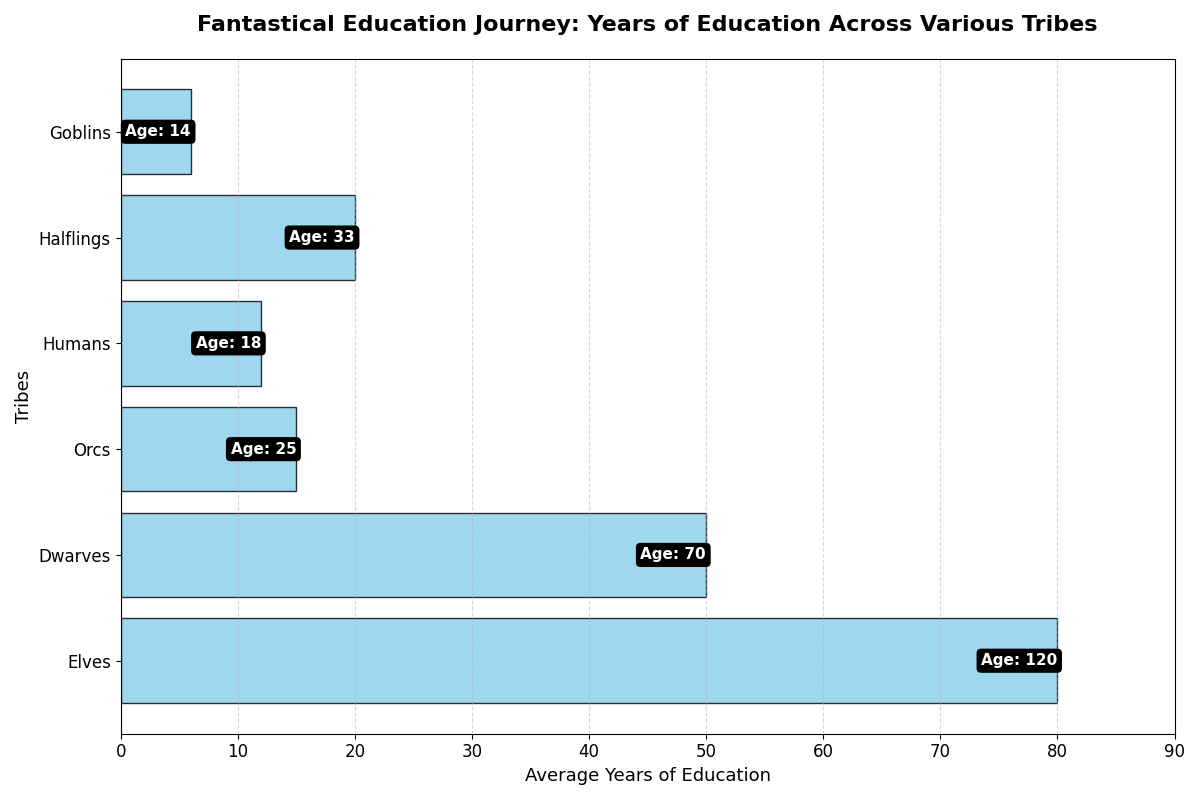

This figure's Python source:
import matplotlib.pyplot as plt
import numpy as np

# Data for the plot
tribes = ['Elves', 'Dwarves', 'Orcs', 'Humans', 'Halflings', 'Goblins']
average_age_adulthood = np.array([120, 70, 25, 18, 33, 14])  # in years
average_years_education = np.array([80, 50, 15, 12, 20, 6])  # in years

# Horizontal bar chart
fig, ax = plt.subplots(figsize=(12, 8))
ax.barh(tribes, average_years_education, color='skyblue', edgecolor='black', alpha=0.8)

# Title and labels
ax.set_title('Fantastical Education Journey: Years of Education Across Various Tribes', 
             fontsize=16, fontweight='bold', pad=20)
ax.set_xlabel('Average Years of Education', fontsize=13)
ax.set_ylabel('Tribes', fontsize=13)

# Annotate each bar with the average age of adulthood
for i, age in enumerate(average_age_adulthood):
    ax.annotate(f'Age: {age}', xy=(average_years_education[i], i), 
                fontsize=11, ha='right', va='center', color='white', weight='bold',
                bbox=dict(facecolor='black', edgecolor='none', boxstyle='round,pad=0.3'))

# Enhancements
ax.grid(True, linestyle='--', alpha=0.5, axis='x')
ax.tick_params(axis='both', which='major', labelsize=12)
ax.set_xlim(0, 90)

# Adjust layout
plt.tight_layout()

# Show plot
plt.show()
